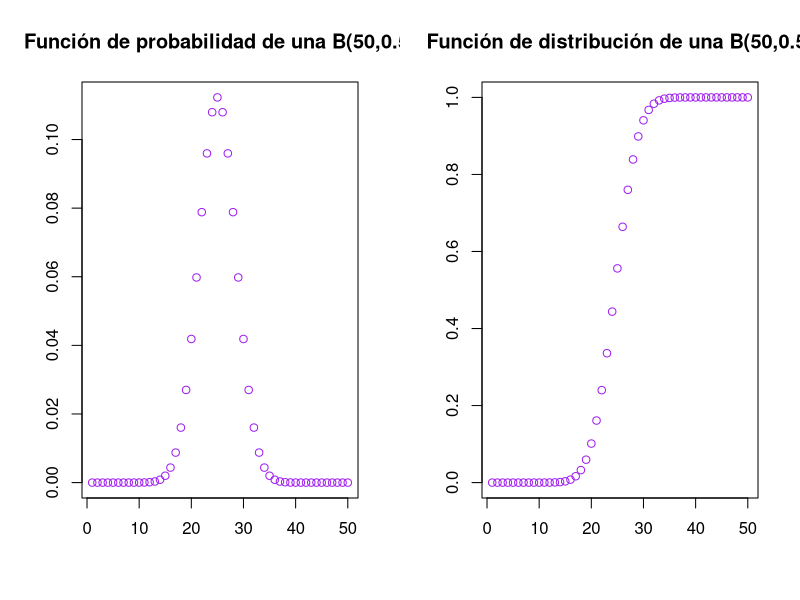
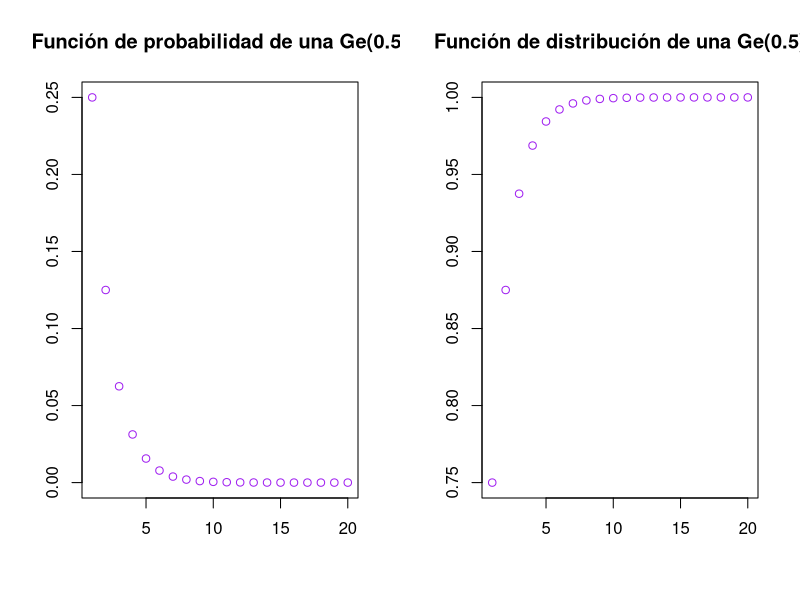
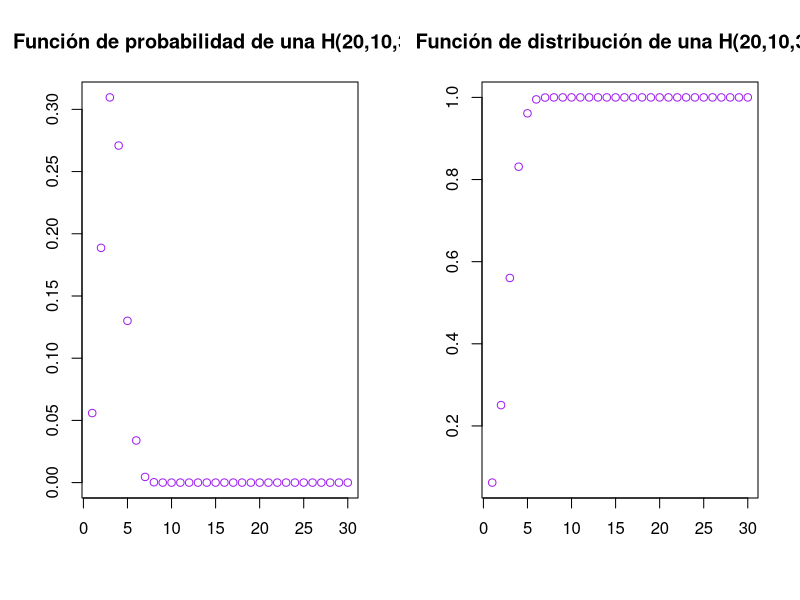
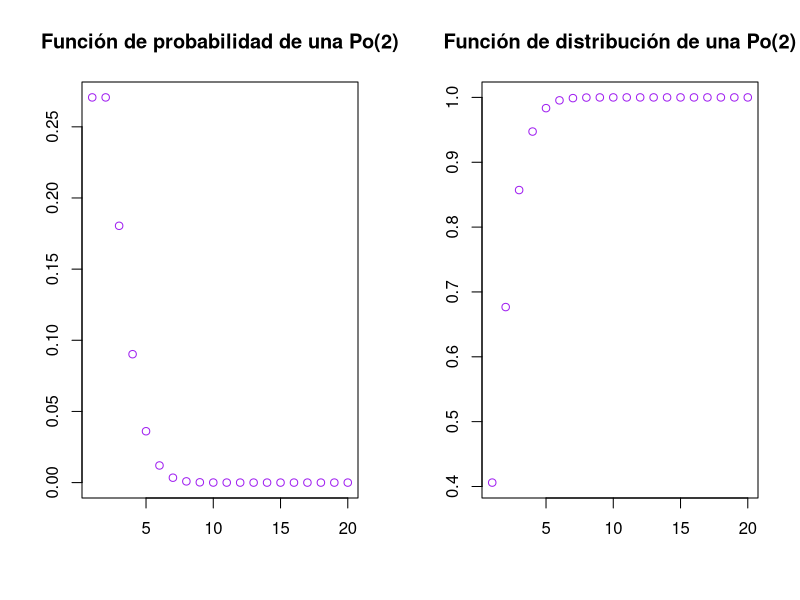
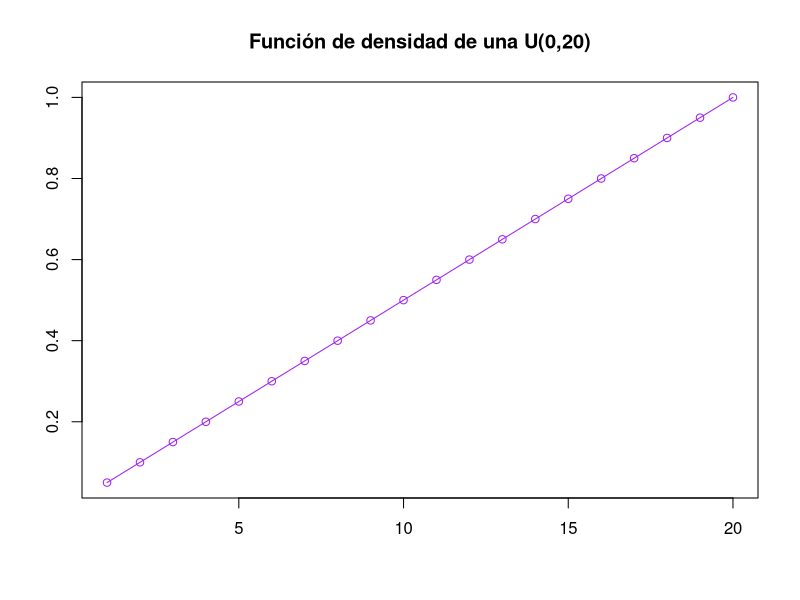
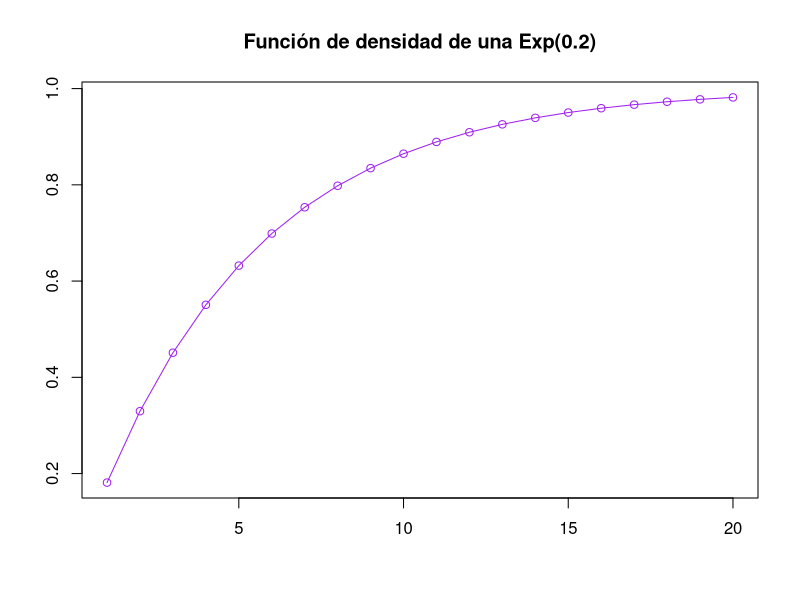
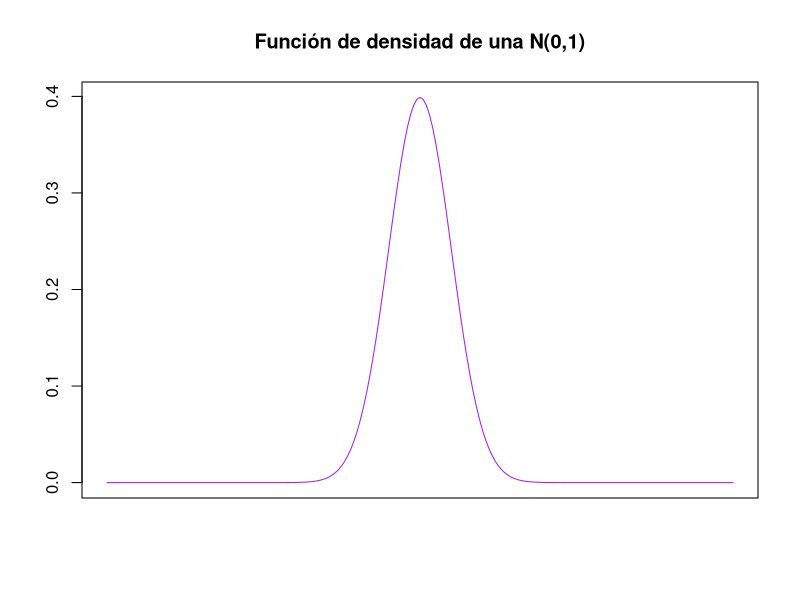

The R script that drew these images, in order:
## ---- chunk 1
knitr::opts_chunk$set(echo = TRUE, comment = NA)
## ---- chunk 2
par(mfrow = c(1,2))
plot(dbinom(1:50,50,0.5),col = "purple", xlab = "", ylab = "", main = "Función de probabilidad de una B(50,0.5)")
plot(pbinom(1:50,50,0.5),col = "purple", xlab = "", ylab = "", main = "Función de distribución de una B(50,0.5)")
par(mfrow= c(1,1))

## ---- chunk 3
par(mfrow = c(1,2))
plot(dgeom(1:20,0.5),col = "purple", xlab = "", ylab = "", main = "Función de probabilidad de una Ge(0.5)")
plot(pgeom(1:20,0.5),col = "purple", xlab = "", ylab = "", main = "Función de distribución de una Ge(0.5)")
par(mfrow= c(1,1))

## ---- chunk 4
par(mfrow = c(1,2))
plot(dhyper(1:30,10,20,10),col = "purple", xlab = "", ylab = "", main = "Función de probabilidad de una H(20,10,30)")
plot(phyper(1:30,10,20,10),col = "purple", xlab = "", ylab = "", main = "Función de distribución de una H(20,10,30)")
par(mfrow= c(1,1))

## ---- chunk 5
par(mfrow = c(1,2))
plot(dpois(1:20,2),col = "purple", xlab = "", ylab = "", main = "Función de probabilidad de una Po(2)")
plot(ppois(1:20,2),col = "purple", xlab = "", ylab = "", main = "Función de distribución de una Po(2)")
par(mfrow= c(1,1))

## ---- chunk 6
plot(punif(1:20,min = 0, max = 20),col = "purple", xlab = "", ylab = "", main = "Función de densidad de una U(0,20)", type = "o")
## ---- chunk 7
plot(pexp(1:20,0.2),col = "purple", xlab = "", ylab = "", main = "Función de densidad de una Exp(0.2)", type = "o")
## ---- chunk 8
z_scores <- seq(-10, 10, by = .1)
dvalues <- dnorm(z_scores)
plot(dvalues, ylab = "", xlab= "",
     xaxt = "n",
     type = "l", 
     col = "purple",
     main = "Función de densidad de una N(0,1)")
